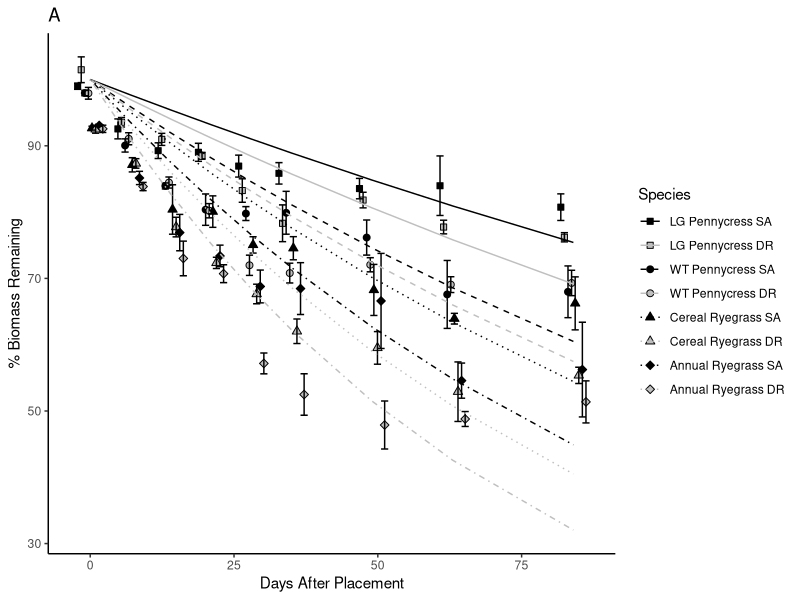
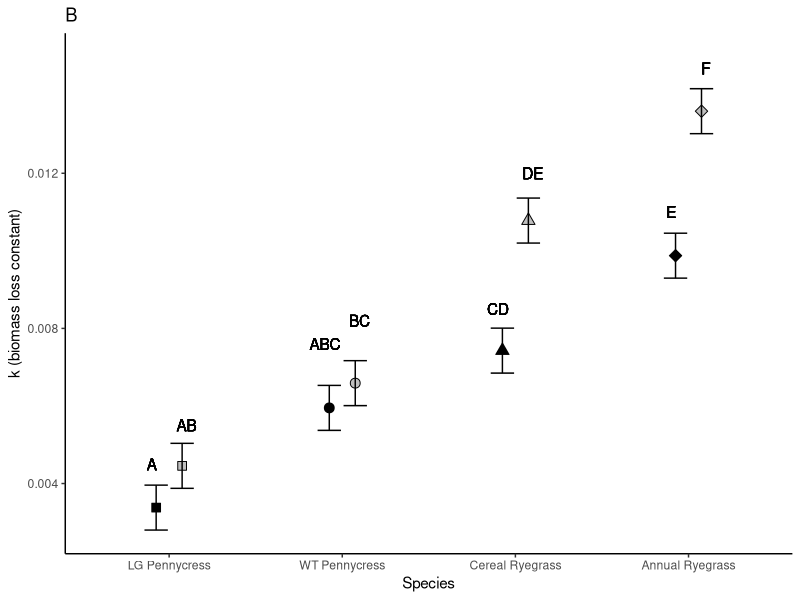
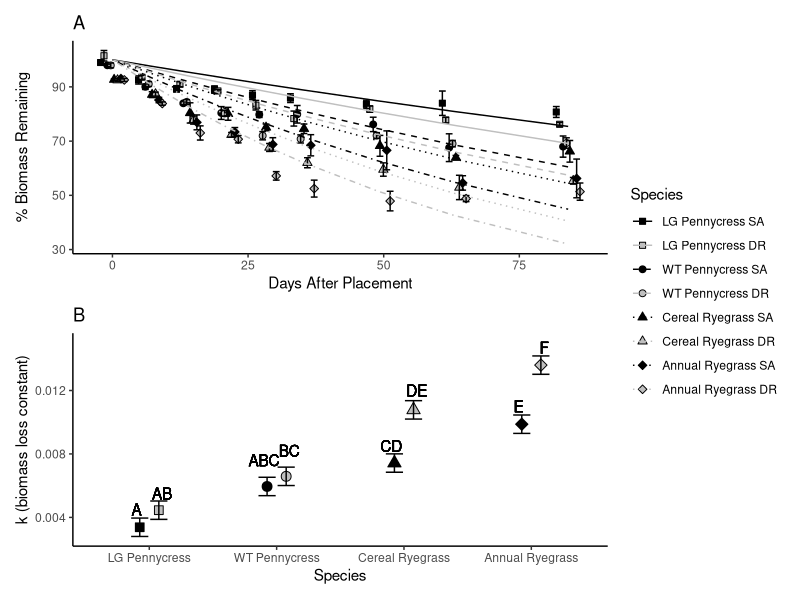
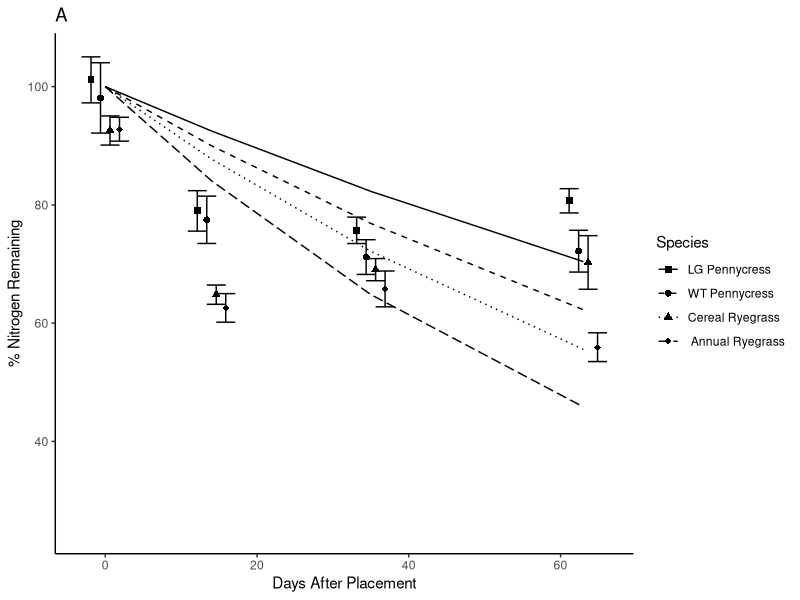
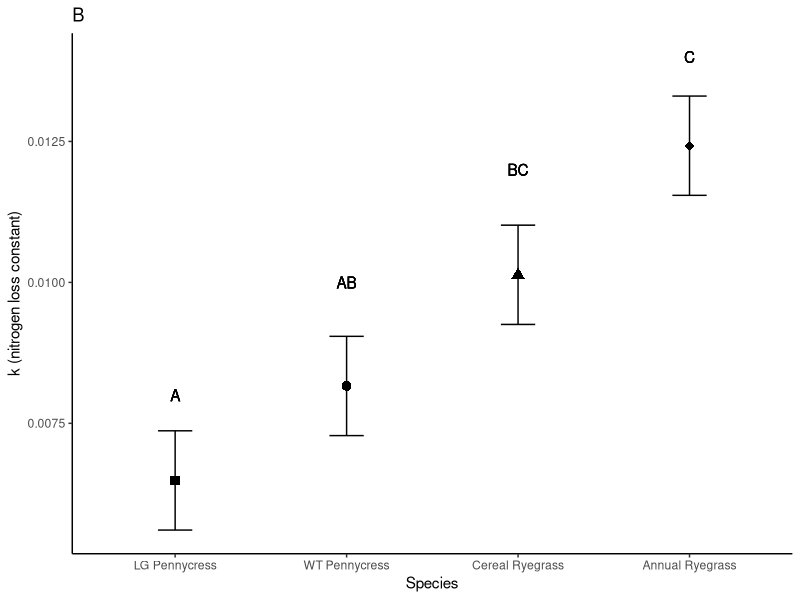
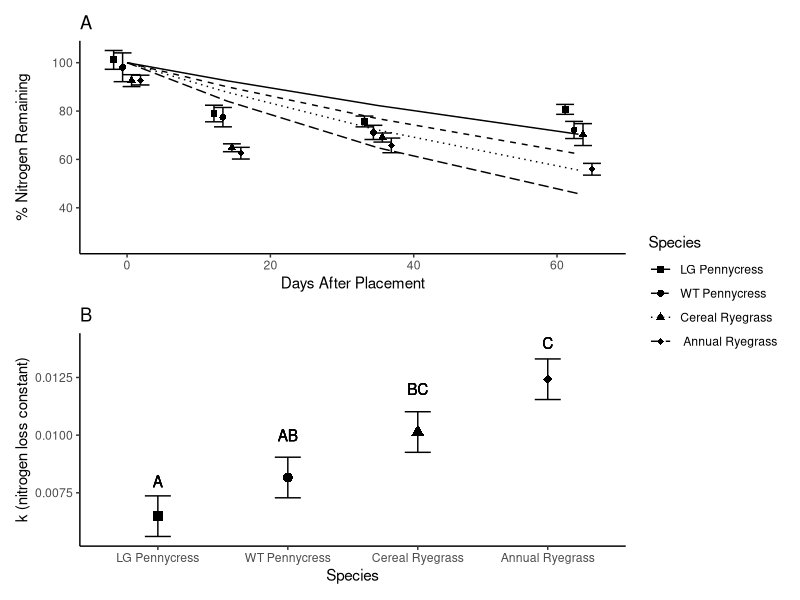
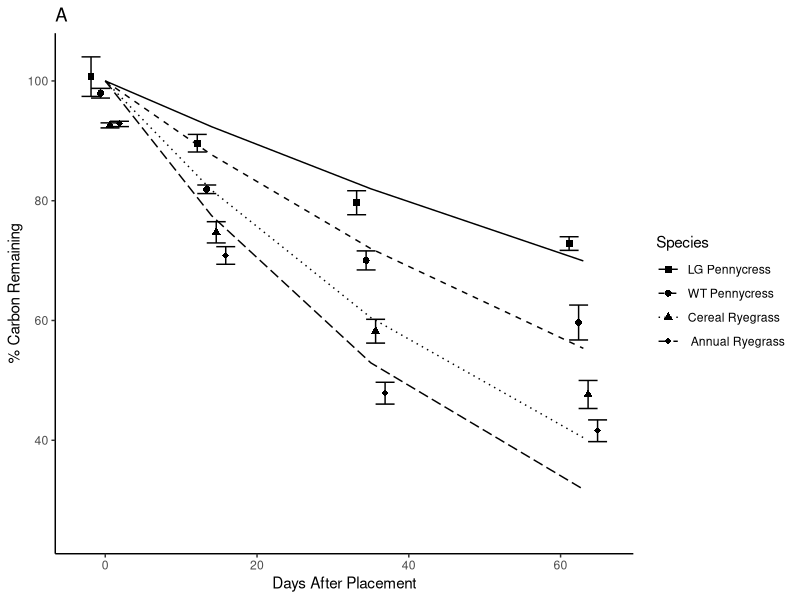
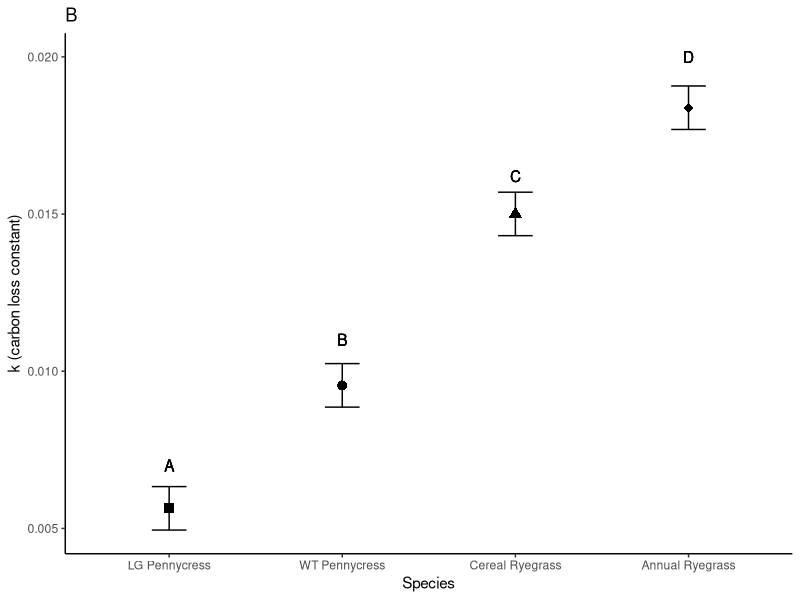

Write R code to recreate these figures, in order.
# LOAD LIBRARIES ----
library(tidyverse) 
library(patchwork)

# OBJECTIVE ----
# I'm going to use this file for all of the final plotting
# I need to do so that I can do it all in one place.
# At the end of the biomass, nitrogen, and carbon analysis scripts
#I saved the relevant files as csv files
# in the filepath: "output/final". The full data frame for
# the nitrogen and carbon loss data is created and 
# saved in the carbon analysis file so that I only had to do it 
# once and put it in one place. 
# going to start by plotting the percent remaining over time, 
# and them the emmeans graphs with relevant
# statistics. Will see where to go from there. 

# READ IN THE DATA ----

# full nitrogen and carbon data ----
nutrients.df <- 
  read_csv("output/final files from import and k calcs/from import and clean/nutrients.csv")

# full decomp data ----
biomass.df <- 
  read_csv("output/final files from import and k calcs/from import and clean/total biomass.csv")

# now we load in the emmeans for those plots 
# biomass ----
biomass_k_emmeans.df <- 
  read_csv("output/statistical results/biomass results.csv")

# nitrogen ----
nitrogen_k_emmeans.df <- 
  read_csv("output/statistical results/nitrogen results.csv")

# carbon ----
carbon_k_emmeans.df <- 
  read_csv("output/statistical results/carbon results.csv")

# carbon to nitrogen ratios ----
ratios.df <- 
  read_csv("output/carbon to nitrogen ratios/c to n ratios.csv")

# carbon to nitrogen ratios by soil ----
ratio_soils.df <- 
  read_csv("output/carbon to nitrogen ratios/ c to n ratios by soil.csv")

# READ IN FITTED VALUES FOR PLOTTING ----

# biomass ----
biomass_fitted.df <- 
  read_csv("output/final files from import and k calcs/k values/fitted biomass.csv")
  
# nitrogen ----
nitrogen_fitted.df <-
  read_csv("output/final files from import and k calcs/k values/fitted nitrogen.csv")
  
# carbon ----
carbon_fitted.df <- 
  read_csv("output/final files from import and k calcs/k values/fitted carbon.csv")

# CLEANING OF FILES ----

# add species to biomass data frame 
biomass_k_emmeans.df <- biomass_k_emmeans.df %>%
  mutate(spp = case_when(
    trt == "GM_PC_1" ~ "gm_pc",
    trt == "GM_PC_2" ~ "gm_pc",
    trt == "PC_1" ~ "pc",
    trt == "PC_2" ~ "pc",
    trt == "CR_1" ~ "cr",
    trt == "CR_2" ~ "cr",
    trt == "AR_1" ~ "ar",
    trt == "AR_2" ~ "ar"))

# add soil to biomass data frame
biomass_k_emmeans.df <- biomass_k_emmeans.df %>%
  mutate(soil = case_when(
    trt == "GM_PC_1" ~ "1",
    trt == "GM_PC_2" ~ "2",
    trt == "PC_1" ~ "1",
    trt == "PC_2" ~ "2",
    trt == "CR_1" ~ "1",
    trt == "CR_2" ~ "2",
    trt == "AR_1" ~ "1",
    trt == "AR_2" ~ "2"))

# set up factor for biomass fitted
biomass_fitted.df <- biomass_fitted.df %>%
  mutate(trt = paste(spp, soil_block, sep = "_"))

biomass.df <- biomass.df %>%
  mutate(trt = paste(spp, soil_block, sep = "_"))

biomass_fitted.df <- biomass_fitted.df %>%
  mutate(trt = as.factor(trt)) %>%
  mutate(trt = fct_relevel(trt,
                           "GM_PC_1", "GM_PC_2", "PC_1", "PC_2", "CR_1", "CR_2",
                           "AR_1", "AR_2")) 

# set up the factors for nitrogen fitted
nitrogen_fitted.df <- nitrogen_fitted.df %>%
mutate(spp = as.factor(spp)) %>%
  mutate(spp = fct_relevel(spp, "GM_PC", "PC", "CR", "AR"))

# set up the factors for carbon fitted 
carbon_fitted.df <- carbon_fitted.df %>%
  mutate(spp = as.factor(spp)) %>%
  mutate(spp = fct_relevel(spp, "GM_PC", "PC", "CR", "AR"))



# rename treatment to spp_soil to work with the graphs i aleady wrote
biomass_k_emmeans.df<- biomass_k_emmeans.df %>%
  rename(spp_soil = trt)

# FIGURES ----

# biomass ----

# percent remaining
total_biomass_days.plot <- biomass.df %>%
  mutate(spp = as.factor(trt)) %>%
  mutate(trt = fct_relevel(trt,
                                "GM_PC_1", "GM_PC_2", "PC_1", "PC_2", "CR_1", "CR_2",
                                "AR_1", "AR_2")) %>%
  ggplot(mapping = aes(days, pct_mass_remain, 
                       shape = as.factor(trt), fill = trt)) + 
  stat_summary(fun = mean, na.rm = TRUE, geom = "point", size = 2,
               position = position_dodge(width = 5)) +
  stat_summary(fun.data = mean_se, na.rm = TRUE, geom = "errorbar", width = 10,
               position = position_dodge(width = 5)) +
  geom_line(data = biomass_fitted.df,
            aes(x= days, y=.fitted, linetype= as.factor(trt), color = as.factor(trt)))+
  labs(x = "Days After Placement", y = "% Biomass Remaining") +
  scale_shape_manual(name = "Species",
                     label = c("LG Pennycress SA","LG Pennycress DR",
                               "WT Pennycress SA", "WT Pennycress DR", 
                               "Cereal Ryegrass SA", "Cereal Ryegrass DR",
                               "Annual Ryegrass SA", "Annual Ryegrass DR"),
                     values = c(22, 22, 21, 21, 24, 24, 23, 23)) +
  scale_linetype_manual(name = "Species",
                        label =
                          c("LG Pennycress SA","LG Pennycress DR",
                            "WT Pennycress SA", "WT Pennycress DR", 
                            "Cereal Ryegrass SA", "Cereal Ryegrass DR",
                            "Annual Ryegrass SA", "Annual Ryegrass DR"),
                        values = c(1, 1, 2, 2, 3, 3, 4, 4)) +
  scale_fill_manual(name = "Species",
                     label = c("LG Pennycress SA","LG Pennycress DR",
                               "WT Pennycress SA", "WT Pennycress DR", 
                               "Cereal Ryegrass SA", "Cereal Ryegrass DR",
                               "Annual Ryegrass SA", "Annual Ryegrass DR"),
                     values = c("black", "gray75", "black", "gray75",
                                "black", "gray75", "black", "gray75")) +
  scale_color_manual(name = "Species",
                    label = c("LG Pennycress SA","LG Pennycress DR",
                              "WT Pennycress SA", "WT Pennycress DR", 
                              "Cereal Ryegrass SA", "Cereal Ryegrass DR",
                              "Annual Ryegrass SA", "Annual Ryegrass DR"),
                    values = c("black", "gray75", "black", "gray75",
                               "black", "gray75", "black", "gray75")) +
  labs(shape = "Species", linetype = "Species") +
  expand_limits(y = 45) +
  ggtitle("A") +
  theme_classic()

total_biomass_days.plot

# emm contrasts
biomass_contrast.plot <- biomass_k_emmeans.df %>%
  mutate(spp = fct_relevel(spp, "gm_pc", "pc", "cr", "ar")) %>%
  mutate(spp_soil = fct_relevel(spp_soil,
                                "GM_PC_1", "GM_PC_2", "PC_1", "PC_2", "CR_1", "CR_2",
                                "AR_1", "AR_2")) %>%
  ggplot(aes(x=spp)) +
  geom_point(aes(y=emmean, shape = spp_soil, group = soil, fill = spp_soil), 
             position = position_dodge2(width = 0.3), size = 3) +
  geom_errorbar(aes(ymin = emmean-SE, ymax = emmean+SE, group = soil), 
                position = position_dodge2(0.3),
                stat="identity", width = 0.3) + 
  labs(x="Species", y= "k (biomass loss constant)")  +
  geom_text(aes(x = 0.9, y = .0045, label = "A")) +
  geom_text(aes(x = 1.1, y = .0055, label = "AB")) +
  geom_text(aes(x = 1.9, y = .0076, label = "ABC")) +
  geom_text(aes(x = 2.1, y = .0082, label = "BC")) +
  geom_text(aes(x = 2.9, y = .0085, label = "CD"))+
  geom_text(aes(x = 3.1, y = .012, label = "DE")) +
  geom_text(aes(x = 3.9, y = .011, label = "E"))+
  geom_text(aes(x = 4.1, y = .0147, label = "F")) +
  scale_x_discrete(labels = c("pc" = "WT Pennycress", "gm_pc" = "LG Pennycress",
                              "cr" = "Cereal Ryegrass", "ar" = "Annual Ryegrass")) +
  scale_shape_manual(name = "Soil ",
                     label = c("LG Pennycress SA","LG Pennycress DR",
                               "WT Pennycress SA", "WT Pennycress DR", 
                               "Cereal Rye SA", "Cereal Rye DR",
                               "Annual Rye SA", "Annual Rye DR"),
                     values = c(22, 22, 21, 21, 24, 24, 23, 23)) +
  scale_fill_manual(name = "Soil",
                    label = c("LG Pennycress SA","LG Pennycress DR",
                              "WT Pennycress SA", "WT Pennycress DR", 
                              "Cereal Ryegrass SA", "Cereal Ryegrass DR",
                              "Annual Ryegrass SA", "Annual Ryegrass DR"),
                    values = c("black", "gray75", "black", "gray75",
                               "black", "gray75", "black", "gray75")) +
  expand_limits(ymin = 0.005, ymax = 0.015) +
  ggtitle("B") +
  theme_classic() +
  theme(legend.position = "none")

biomass_contrast.plot

# full
total_biomass_days.plot + biomass_contrast.plot + plot_layout(ncol = 1, guides = "collect")


# nitrogen ----

# mass remaining 
nitrogen_days.plot <- nutrients.df %>%
   mutate(spp = as.factor(spp)) %>%
   mutate(spp = fct_relevel(spp, "GM_PC", "PC", "CR", "AR")) %>%
  ggplot(mapping = aes(days, pct_n_remain, shape = spp)) +
  stat_summary(fun = mean, na.rm = TRUE, geom = "point", size = 2,
               position = position_dodge(width = 5)) +
  stat_summary(fun.data = mean_se, na.rm = TRUE, geom = "errorbar", width = 10,
               position = position_dodge(width = 5)) +
  geom_line(data = nitrogen_fitted.df,
            aes(x= days, y=.fitted, linetype = as.factor(spp)))+
  labs(x = "Days After Placement", y = "% Nitrogen Remaining") +
  scale_shape_manual(name = "Species", 
                     label = c("LG Pennycress", "WT Pennycress", 
                               "Cereal Ryegrass", " Annual Ryegrass"),
                     values = c(15, 16, 17, 18)) +
  scale_linetype_manual(name = "Species",
                        label =
                          c("LG Pennycress", "WT Pennycress", 
                            "Cereal Ryegrass", " Annual Ryegrass"),
                        values = c(1, 2, 3, 5)) +
  labs(shape = "Species", linetype = "Species") +
  expand_limits(y = 25) +
  ggtitle("A") +
  theme_classic()

nitrogen_days.plot

# emmeans with spp on x
# empty shapes with fill for soil - soil type differentially affects decomposition by species 
nitrogen_emm.plot <- nitrogen_k_emmeans.df %>%
  mutate(spp = fct_relevel(spp, "GM_PC", "PC", "CR", "AR")) %>%
  ggplot(aes(x=spp, shape = spp)) +
  geom_point(aes(y=emmean), size=3) +
  geom_errorbar(aes(ymin = emmean-SE, ymax = emmean+SE), 
                stat="identity", width = 0.2) +
  labs(x="Species", y= "k (nitrogen loss constant)")  +
  geom_text(aes(x = 1, y = .008, label = "A")) +
  geom_text(aes(x = 2, y = .010, label = "AB")) +
  geom_text(aes(x = 3, y = .012, label = "BC"))+
  geom_text(aes(x = 4, y = .014, label = "C")) +
  scale_x_discrete(labels = c("PC" = "WT Pennycress", "GM_PC"= "LG Pennycress",
                              "CR" = "Cereal Ryegrass", "AR" = "Annual Ryegrass")) +
  scale_shape_manual(name = "Species", 
                     label = c("LG Pennycress", "WT Pennycress", 
                               "Cereal Ryegrass", "Annual Ryegrass"),
                     values = c(15, 16, 17, 18)) +
  ggtitle("B") +
  theme_classic() +
  theme(legend.position = "none")

nitrogen_emm.plot

# full
nitrogen_days.plot + nitrogen_emm.plot + plot_layout(guides = "collect", ncol = 1)

# carbon ----

# mass remaining 
carbon.plot <- nutrients.df %>%
  mutate(spp = as.factor(spp)) %>%
  mutate(spp = fct_relevel(spp, "GM_PC", "PC", "CR", "AR")) %>%
  ggplot(mapping = aes(days, pct_c_remain, shape = spp)) +
  stat_summary(fun = mean, na.rm = TRUE, geom = "point", size = 2,
               position = position_dodge(width = 5)) +
  stat_summary(fun.data = mean_se, na.rm = TRUE, geom = "errorbar", width = 10,
               position = position_dodge(width = 5)) +
  geom_line(data = carbon_fitted.df,
            aes(x= days, y=.fitted, linetype = as.factor(spp)))+
  labs(x = "Days After Placement", y = "% Carbon Remaining") +
  scale_shape_manual(name = "Species", 
                     label = c("LG Pennycress", "WT Pennycress", 
                               "Cereal Ryegrass", " Annual Ryegrass"),
                     values = c(15, 16, 17, 18)) +
  scale_linetype_manual(name = "Species",
                        label =
                          c("LG Pennycress", "WT Pennycress", 
                            "Cereal Ryegrass", " Annual Ryegrass"),
                        values = c(1, 2, 3, 5)) +
  labs(shape = "Species", linetype = "Species") +
  expand_limits(y = 25) +
  ggtitle("A") +
  theme_classic()

carbon.plot


# emmeans 
carbon_emm.plot <- carbon_k_emmeans.df %>%
  mutate(spp = fct_relevel(spp, "GM_PC", "PC", "CR", "AR")) %>%
  ggplot(aes(x=spp, shape = spp)) +
  geom_point(aes(y=emmean), size=3) +
  geom_errorbar(aes(ymin = emmean-SE, ymax = emmean+SE), 
                stat="identity", width = 0.2) +
  labs(x="Species", y= "k (carbon loss constant)")  +
  geom_text(aes(x = 1, y = .007, label = "A")) +
  geom_text(aes(x = 2, y = .011, label = "B")) +
  geom_text(aes(x = 3, y = .0162, label = "C"))+
  geom_text(aes(x = 4, y = .02, label = "D")) +
  scale_x_discrete(labels = c("PC" = "WT Pennycress", "GM_PC"= "LG Pennycress",
                              "CR" = "Cereal Ryegrass", "AR" = "Annual Ryegrass")) +
  scale_shape_manual(name = "Species", 
                     label = c("LG Pennycress", "WT Pennycress", 
                               "Cereal Ryegrass", "Annual Ryegrass"),
                     values = c(15, 16, 17, 18)) +
  expand_limits(ymin = 0.005, ymax = 0.02) +
  ggtitle("B") +
  theme_classic() +
  theme(legend.position = "none")

carbon_emm.plot

# carbon plots together
carbon.plot + carbon_emm.plot + plot_layout(ncol = 1)

# PUT THE PLOTS TOGETHER FOR THE PAPER ----

# biomass ----
final_biomass.plot <- 
  total_biomass_days.plot + biomass_contrast.plot + plot_layout(ncol = 1, guides = "collect")

ggsave("output/figures/final biomass.jpg", final_biomass.plot,
       width = 7, height = 7, dpi = 700)

# nitrogen ----
final_nitrogen.plot <- 
  nitrogen_days.plot + nitrogen_emm.plot + plot_layout(guides = "collect", ncol = 1)

# save it
ggsave("output/figures/final nitrogen.jpg", final_nitrogen.plot,
       width = 7, height = 7, dpi = 700)


# carbon ----
final_carbon.plot <- 
  carbon.plot + carbon_emm.plot + plot_layout(guides = "collect", ncol = 1)

#save it 
ggsave("output/figures/final carbon.jpg", final_carbon.plot,
       width = 7, height = 7, dpi = 700)


# CARBON TO NITROGEN RATIOS PLOTTING ----
  
# with comparisons to other papers and sources
cn.plot <- ratios.df %>%
  filter(days == 0) %>%
  mutate(spp = fct_relevel(spp, "GM_PC", "PC", "CR", "AR")) %>%
  ggplot(mapping = aes(spp, mean, shape = spp)) +
  geom_point(size = 3) +
  geom_errorbar(aes(ymin = mean-sd, ymax = mean+sd), stat = "identity", width = 0.2) +
  scale_shape_manual(name = "Species", 
                     label = c("LG Pennycress", "WT Pennycress", "Cereal Rye", "Annual Rye"),
                     values = c(15, 16, 17, 18)) +
  scale_x_discrete(labels = c("PC" = "WT Pennycress", "GM_PC"= "LG Pennycress",
                              "CR" = "Cereal Ryegrass", "AR" = "Annual Ryegrass")) +
  geom_text(aes(x = 0, y = 12, hjust = -0.1, label = "Hairy Vetch")) +
  geom_text(aes(x = 0, y = 58, hjust = -0.1, label = "Corn Stover")) +
  geom_text(aes(x = 0, y = 25, hjust = -0.1, label = "IMD")) +
  labs(x = "Species", y = "Initial Carbon-to-Nitrogen Ratio") +
  geom_hline(yintercept = 11, linetype = 2) +
  geom_hline(yintercept = 57, linetype = 2) +
  geom_hline(yintercept = 24, linetype = 2) +
  theme_classic()

cn.plot

ggsave("output/figures/carbon to nitrogen.jpg", cn.plot,
       width = 7, height = 7, dpi = 700)


# at cn of 24/25 to 1 there is no leftover carbon or nitrogen!


  




